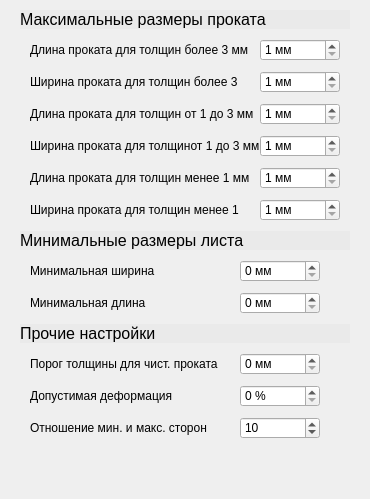
        <widget class="QWidget" name="rolling_page">
         <property name="styleSheet">
          <string notr="true">QWidget#rollingPage {
	background-color: rgb(255, 255, 255);
}</string>
         </property>
         <layout class="QVBoxLayout" name="verticalLayout_7">
          <property name="spacing">
           <number>0</number>
          </property>
          <property name="leftMargin">
           <number>20</number>
          </property>
          <property name="topMargin">
           <number>10</number>
          </property>
          <property name="rightMargin">
           <number>20</number>
          </property>
          <property name="bottomMargin">
           <number>10</number>
          </property>
          <item>
           <widget class="QLabel" name="max_roll_sizes_label">
            <property name="font">
             <font>
              <pointsize>12</pointsize>
             </font>
            </property>
            <property name="styleSheet">
             <string notr="true">QLabel {
	background-color: rgb(234, 234, 234);
}</string>
            </property>
            <property name="text">
             <string>Максимальные размеры проката</string>
            </property>
           </widget>
          </item>
          <item>
           <widget class="QFrame" name="max_roll_sizes">
            <layout class="QFormLayout" name="formLayout_2">
             <property name="horizontalSpacing">
              <number>0</number>
             </property>
             <property name="verticalSpacing">
              <number>10</number>
             </property>
             <property name="leftMargin">
              <number>10</number>
             </property>
             <property name="topMargin">
              <number>10</number>
             </property>
             <property name="rightMargin">
              <number>10</number>
             </property>
             <property name="bottomMargin">
              <number>10</number>
             </property>
             <item row="0" column="0">
              <widget class="QLabel" name="length_large_label">
               <property name="minimumSize">
                <size>
                 <width>210</width>
                 <height>0</height>
                </size>
               </property>
               <property name="text">
                <string>Длина проката для толщин более 3 мм</string>
               </property>
              </widget>
             </item>
             <item row="0" column="1">
              <widget class="QSpinBox" name="length_large">
               <property name="minimumSize">
                <size>
                 <width>80</width>
                 <height>0</height>
                </size>
               </property>
               <property name="maximumSize">
                <size>
                 <width>80</width>
                 <height>16777215</height>
                </size>
               </property>
               <property name="suffix">
                <string> мм</string>
               </property>
               <property name="minimum">
                <number>1</number>
               </property>
               <property name="maximum">
                <number>3000</number>
               </property>
              </widget>
             </item>
             <item row="1" column="0">
              <widget class="QLabel" name="width_large_label">
               <property name="minimumSize">
                <size>
                 <width>210</width>
                 <height>0</height>
                </size>
               </property>
               <property name="maximumSize">
                <size>
                 <width>180</width>
                 <height>16777215</height>
                </size>
               </property>
               <property name="text">
                <string>Ширина проката для толщин более 3 мм</string>
               </property>
              </widget>
             </item>
             <item row="1" column="1">
              <widget class="QSpinBox" name="width_large">
               <property name="maximumSize">
                <size>
                 <width>80</width>
                 <height>16777215</height>
                </size>
               </property>
               <property name="suffix">
                <string> мм</string>
               </property>
               <property name="minimum">
                <number>1</number>
               </property>
               <property name="maximum">
                <number>3000</number>
               </property>
              </widget>
             </item>
             <item row="2" column="0">
              <widget class="QLabel" name="length_medium_label">
               <property name="text">
                <string>Длина проката для толщин от 1 до 3 мм</string>
               </property>
              </widget>
             </item>
             <item row="2" column="1">
              <widget class="QSpinBox" name="length_medium">
               <property name="minimumSize">
                <size>
                 <width>80</width>
                 <height>0</height>
                </size>
               </property>
               <property name="maximumSize">
                <size>
                 <width>80</width>
                 <height>16777215</height>
                </size>
               </property>
               <property name="suffix">
                <string> мм</string>
               </property>
               <property name="minimum">
                <number>1</number>
               </property>
               <property name="maximum">
                <number>3000</number>
               </property>
              </widget>
             </item>
             <item row="3" column="0">
              <widget class="QLabel" name="width_medium_label">
               <property name="text">
                <string>Ширина проката для толщинот 1 до 3 мм</string>
               </property>
              </widget>
             </item>
             <item row="3" column="1">
              <widget class="QSpinBox" name="width_medium">
               <property name="maximumSize">
                <size>
                 <width>80</width>
                 <height>16777215</height>
                </size>
               </property>
               <property name="suffix">
                <string> мм</string>
               </property>
               <property name="minimum">
                <number>1</number>
               </property>
               <property name="maximum">
                <number>3000</number>
               </property>
              </widget>
             </item>
             <item row="4" column="0">
              <widget class="QLabel" name="length_small_label">
               <property name="text">
                <string>Длина проката для толщин менее 1 мм</string>
               </property>
              </widget>
             </item>
             <item row="4" column="1">
              <widget class="QSpinBox" name="length_small">
               <property name="maximumSize">
                <size>
                 <width>80</width>
                 <height>16777215</height>
                </size>
               </property>
               <property name="suffix">
                <string> мм</string>
               </property>
               <property name="minimum">
                <number>1</number>
               </property>
               <property name="maximum">
                <number>3000</number>
               </property>
              </widget>
             </item>
             <item row="5" column="0">
              <widget class="QLabel" name="width_small_label">
               <property name="minimumSize">
                <size>
                 <width>210</width>
                 <height>0</height>
                </size>
               </property>
               <property name="maximumSize">
                <size>
                 <width>180</width>
                 <height>16777215</height>
                </size>
               </property>
               <property name="text">
                <string>Ширина проката для толщин менее 1 мм</string>
               </property>
              </widget>
             </item>
             <item row="5" column="1">
              <widget class="QSpinBox" name="width_small">
               <property name="maximumSize">
                <size>
                 <width>80</width>
                 <height>16777215</height>
                </size>
               </property>
               <property name="suffix">
                <string> мм</string>
               </property>
               <property name="minimum">
                <number>1</number>
               </property>
               <property name="maximum">
                <number>3000</number>
               </property>
              </widget>
             </item>
            </layout>
           </widget>
          </item>
          <item>
           <widget class="QLabel" name="min_roll_sizes_label">
            <property name="font">
             <font>
              <pointsize>12</pointsize>
             </font>
            </property>
            <property name="styleSheet">
             <string notr="true">QLabel {
	background-color: rgb(234, 234, 234);
}</string>
            </property>
            <property name="text">
             <string>Минимальные размеры листа</string>
            </property>
           </widget>
          </item>
          <item>
           <widget class="QFrame" name="min_roll_sizes">
            <layout class="QFormLayout" name="formLayout_3">
             <property name="horizontalSpacing">
              <number>0</number>
             </property>
             <property name="verticalSpacing">
              <number>10</number>
             </property>
             <property name="leftMargin">
              <number>10</number>
             </property>
             <property name="topMargin">
              <number>10</number>
             </property>
             <property name="rightMargin">
              <number>10</number>
             </property>
             <property name="bottomMargin">
              <number>10</number>
             </property>
             <item row="0" column="0">
              <widget class="QLabel" name="min_width_label">
               <property name="minimumSize">
                <size>
                 <width>210</width>
                 <height>0</height>
                </size>
               </property>
               <property name="maximumSize">
                <size>
                 <width>180</width>
                 <height>16777215</height>
                </size>
               </property>
               <property name="text">
                <string>Минимальная ширина</string>
               </property>
              </widget>
             </item>
             <item row="0" column="1">
              <widget class="QSpinBox" name="min_width">
               <property name="maximumSize">
                <size>
                 <width>80</width>
                 <height>16777215</height>
                </size>
               </property>
               <property name="suffix">
                <string> мм</string>
               </property>
               <property name="maximum">
                <number>3000</number>
               </property>
              </widget>
             </item>
             <item row="1" column="0">
              <widget class="QLabel" name="min_length_label">
               <property name="minimumSize">
                <size>
                 <width>210</width>
                 <height>0</height>
                </size>
               </property>
               <property name="maximumSize">
                <size>
                 <width>180</width>
                 <height>16777215</height>
                </size>
               </property>
               <property name="text">
                <string>Минимальная длина</string>
               </property>
              </widget>
             </item>
             <item row="1" column="1">
              <widget class="QSpinBox" name="min_length">
               <property name="maximumSize">
                <size>
                 <width>80</width>
                 <height>16777215</height>
                </size>
               </property>
               <property name="suffix">
                <string> мм</string>
               </property>
               <property name="maximum">
                <number>3000</number>
               </property>
              </widget>
             </item>
            </layout>
           </widget>
          </item>
          <item>
           <widget class="QLabel" name="rolling_extra_label">
            <property name="font">
             <font>
              <pointsize>12</pointsize>
             </font>
            </property>
            <property name="styleSheet">
             <string notr="true">QLabel {
	background-color: rgb(234, 234, 234);
}</string>
            </property>
            <property name="text">
             <string>Прочие настройки</string>
            </property>
           </widget>
          </item>
          <item>
           <widget class="QFrame" name="rolling_extra">
            <property name="frameShape">
             <enum>QFrame::NoFrame</enum>
            </property>
            <property name="frameShadow">
             <enum>QFrame::Raised</enum>
            </property>
            <layout class="QFormLayout" name="formLayout">
             <property name="horizontalSpacing">
              <number>0</number>
             </property>
             <property name="verticalSpacing">
              <number>10</number>
             </property>
             <property name="leftMargin">
              <number>10</number>
             </property>
             <property name="topMargin">
              <number>10</number>
             </property>
             <property name="rightMargin">
              <number>10</number>
             </property>
             <property name="bottomMargin">
              <number>10</number>
             </property>
             <item row="0" column="0">
              <widget class="QLabel" name="clean_height_label">
               <property name="minimumSize">
                <size>
                 <width>210</width>
                 <height>0</height>
                </size>
               </property>
               <property name="maximumSize">
                <size>
                 <width>180</width>
                 <height>16777215</height>
                </size>
               </property>
               <property name="text">
                <string>Порог толщины для чист. проката</string>
               </property>
              </widget>
             </item>
             <item row="0" column="1">
              <widget class="QSpinBox" name="clean_height">
               <property name="maximumSize">
                <size>
                 <width>80</width>
                 <height>16777215</height>
                </size>
               </property>
               <property name="suffix">
                <string> мм</string>
               </property>
               <property name="maximum">
                <number>3000</number>
               </property>
              </widget>
             </item>
             <item row="1" column="0">
              <widget class="QLabel" name="deformation_label">
               <property name="minimumSize">
                <size>
                 <width>210</width>
                 <height>0</height>
                </size>
               </property>
               <property name="maximumSize">
                <size>
                 <width>180</width>
                 <height>16777215</height>
                </size>
               </property>
               <property name="text">
                <string>Допустимая деформация</string>
               </property>
              </widget>
             </item>
             <item row="1" column="1">
              <widget class="QDoubleSpinBox" name="deformation">
               <property name="maximumSize">
                <size>
                 <width>80</width>
                 <height>16777215</height>
                </size>
               </property>
               <property name="suffix">
                <string> %</string>
               </property>
               <property name="decimals">
                <number>0</number>
               </property>
              </widget>
             </item>
             <item row="2" column="0">
              <widget class="QLabel" name="aspect_ratio_label">
               <property name="minimumSize">
                <size>
                 <width>210</width>
                 <height>0</height>
                </size>
               </property>
               <property name="text">
                <string>Отношение мин. и макс. сторон</string>
               </property>
              </widget>
             </item>
             <item row="2" column="1">
              <widget class="QSpinBox" name="aspect_ratio">
               <property name="maximumSize">
                <size>
                 <width>80</width>
                 <height>16777215</height>
                </size>
               </property>
               <property name="minimum">
                <number>1</number>
               </property>
               <property name="value">
                <number>10</number>
               </property>
              </widget>
             </item>
            </layout>
           </widget>
          </item>
          <item>
           <spacer name="spacer_4">
            <property name="orientation">
             <enum>Qt::Vertical</enum>
            </property>
            <property name="sizeHint" stdset="0">
             <size>
              <width>20</width>
              <height>40</height>
             </size>
            </property>
           </spacer>
          </item>
         </layout>
        </widget>
